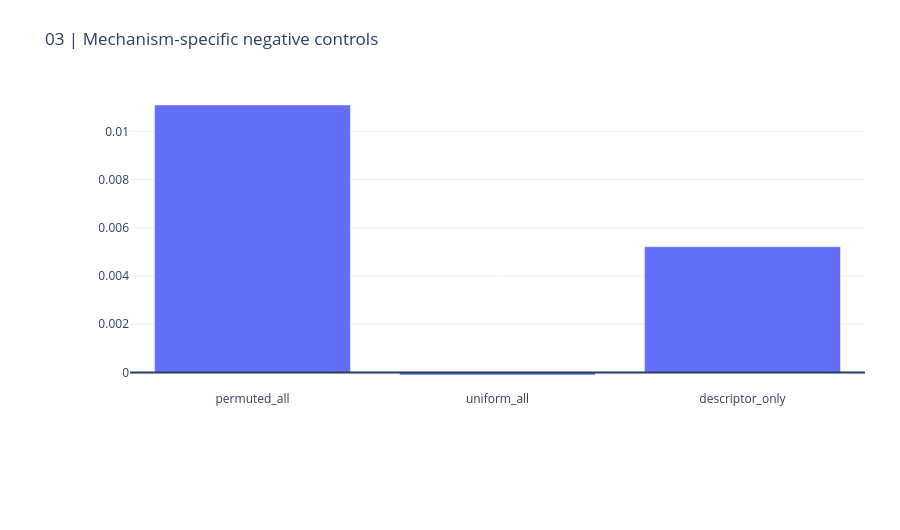
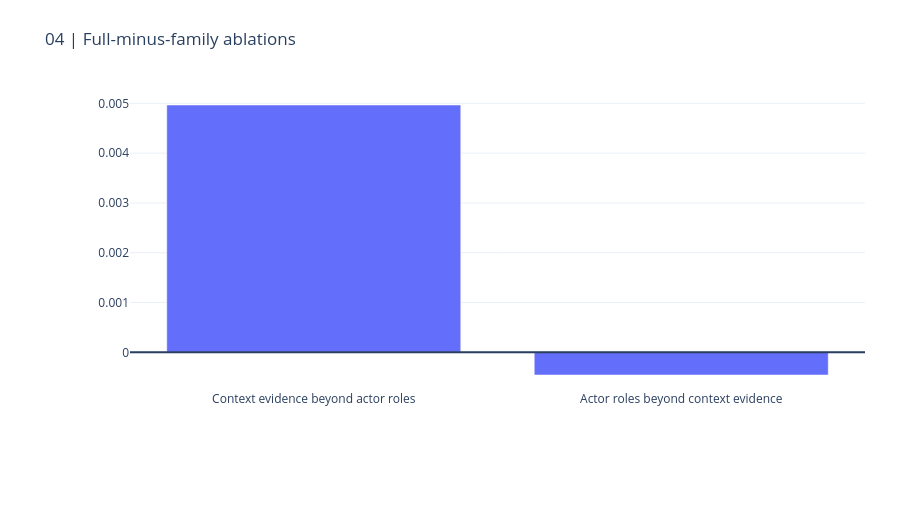

Notebook cell for these charts, in order:
### Markdown cell above
## 4. Mechanism controls and family removals

A primary gain against raw Qwen alone is insufficient. It must also beat the answer-only readout, raw basic features and the mechanism controls. Full-minus-family comparisons quantify the separate contributions; no secondary winner replaces the registered primary.

### Code cell
display(pd.DataFrame(result["comparisons"]))
CHARTS[2].show(renderer="plotly_mimetype")
CHARTS[3].show(renderer="plotly_mimetype")

### Figure 1 — Plotly figure (JSON) as saved in the notebook; plotly's stock layout.template omitted (floating-point values rounded to 4 significant figures)
{"data": [{"type": "bar", "x": ["permuted_all", "uniform_all", "descriptor_only"], "y": [0.01109, -0.0001082, 0.005215]}], "layout": {"height": 530, "margin": {"b": 140, "l": 130, "r": 35, "t": 90}, "shapes": [{"type": "line", "x0": 0, "x1": 1, "xref": "x domain", "y0": 0, "y1": 0, "yref": "y"}], "title": {"text": "03 | Mechanism-specific negative controls"}, "xaxis": {"automargin": true}, "yaxis": {"automargin": true}}}

### Figure 2 — Plotly figure (JSON) as saved in the notebook; plotly's stock layout.template omitted (floating-point values rounded to 4 significant figures)
{"data": [{"type": "bar", "x": ["Context evidence beyond actor roles", "Actor roles beyond context evidence"], "y": [0.004966, -0.000455]}], "layout": {"height": 530, "margin": {"b": 140, "l": 130, "r": 35, "t": 90}, "shapes": [{"type": "line", "x0": 0, "x1": 1, "xref": "x domain", "y0": 0, "y1": 0, "yref": "y"}], "title": {"text": "04 | Full-minus-family ablations"}, "xaxis": {"automargin": true}, "yaxis": {"automargin": true}}}
